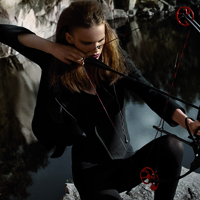
#> input picture plone/scale/tests/data/cmyk.jpg, 200 x 200 px
$ python -i scale.py   (imports and definitions only)   (older library calls are emulated)
#> lines starting #> are read from the running program, lines starting #| are printed output that depends on the picture
from io import BytesIO as StringIO

import math
import PIL.Image
import PIL.ImageFile
import PIL.ImageSequence
import sys
import warnings


try:
    # Pillow 9.1.0+
    LANCZOS = PIL.Image.Resampling.LANCZOS
except AttributeError:
    LANCZOS = PIL.Image.ANTIALIAS

# When height is higher than this we do not limit the height, but only the width.
# Otherwise cropping does not make sense, and in a Pillow you may get an error.
# In a Pillow traceback I saw 65500 as maximum.
# Several Plone scale definitions have 65536 (2**16).
# So pick a number slightly lower for good measure.
# A different idea was to use -1 here, so we support this:
# a height of 0 or less is ignored.
MAX_HEIGHT = 65000


# [8 lines left out: function none_as_int, not called in this run]


# Set a larger buffer size. This fixes problems with jpeg decoding.
# See http://mail.python.org/pipermail/image-sig/1999-August/000816.html for
# details.
PIL.ImageFile.MAXBLOCK = 1000000

MAX_PIXELS = 8192 * 8192


# [177 lines left out: functions scaleImage, scaleSingleFrame, _scale_thumbnail, get_scale_mode, not called in this run]


class ScaledDimensions:
    # [173 lines left out: functions __init__, _calculate_all_dimensions, calculate_scaled_dimensions, not called in this run]


def scalePILImage(image, width=None, height=None, mode="scale", direction=None):
    """Scale a PIL image to another size.

    This is all about scaling for the display in a web browser.

    Either width or height - or both - must be given.

    Three different scaling options are supported via `mode` and correspond to
    the CSS background-size values
    (see https://developer.mozilla.org/en-US/docs/Web/CSS/background-size):

    `contain`
        Alternative spellings: `scale-crop-to-fit`, `down`.
        Starts by scaling the relatively smallest dimension to the required
        size and crops the other dimension if needed.

    `cover`
        Alternative spellings: `scale-crop-to-fill`, `up`.
        Scales the relatively largest dimension up to the required size.
        Despite the alternative spelling, I see no cropping happening.

    `scale`
        Alternative spellings: `keep`, `thumbnail`.
        Scales to the requested dimensions without cropping. The resulting
        image may have a different size than requested. This option
        requires both width and height to be specified.
        Does not scale up.

    The `image` parameter must be an instance of the `PIL.Image` class.

    The return value the scaled image in the form of another instance of
    `PIL.Image`.
    """
    # convert zero to None, same semantics: calculate this scale
    if width == 0:
        width = None
    if height == 0:
        height = None
    if width is None and height is None:
        raise ValueError("Either width or height need to be given")

    mode = get_scale_mode(mode, direction)

    if image.mode == "1":
        # Convert black&white to grayscale
        image = image.convert("L")
    elif image.mode == "P":
        # If palette is grayscale, convert to gray+alpha
        # Else convert palette based images to 3x8bit+alpha
        palette = image.getpalette()
        if palette[0::3] == palette[1::3] == palette[2::3]:
            image = image.convert("LA")
        else:
            image = image.convert("RGBA")
    elif image.mode == "CMYK":
        # Convert CMYK to RGB, allowing for web previews of print images
        image = image.convert("RGB")

    # for scale we're done:
    if mode == "scale":
        return _scale_thumbnail(image, width, height)

    dimensions = _calculate_all_dimensions(
        image.size[0], image.size[1], width, height, mode
    )

    if dimensions.factor_height == dimensions.factor_width:
        # The original already has the right aspect ratio, so we only need
        # to scale.
        if mode == "contain":
            image.thumbnail((dimensions.final_width, dimensions.final_height), LANCZOS)
            return image
        return image.resize((dimensions.final_width, dimensions.final_height), LANCZOS)

    if dimensions.pre_scale_crop:
        # crop image before scaling to avoid excessive memory use
        # in case the intermediate result would be very tall or wide
        image = image.crop(dimensions.pre_scale_crop)

    if (dimensions.target_width * dimensions.target_height) > MAX_PIXELS:
        # The new image would be excessively large and eat up all memory while
        # scaling, so return the potentially pre cropped image
        return image

    image.draft(image.mode, (dimensions.target_width, dimensions.target_height))
    image = image.resize((dimensions.target_width, dimensions.target_height), LANCZOS)

    if dimensions.post_scale_crop:
        # crop off remains due to rounding before scaling
        image = image.crop(dimensions.post_scale_crop)

    return image

>>> import cv2
>>> picture = cv2.imread('tests/data/cmyk.jpg', cv2.IMREAD_GRAYSCALE)
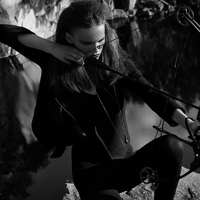
#> picture: shape (200, 200); min 0, max 248, mean 35.1
>>> result = scalePILImage(picture)
#> (the run stopped early here; a loop or call above may not have finished)

$ run again, on plone/scale/tests/data/profile.jpg
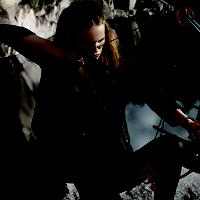
#> input picture plone/scale/tests/data/profile.jpg, 200 x 200 px
#> `picture = cv2.imread('tests/data/cmyk.jpg', cv2.IMREAD_GRAYSCALE)`:
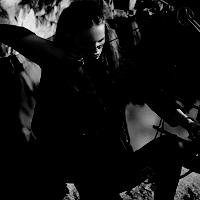
#> picture: shape (200, 200); min 0, max 255, mean 19.5
